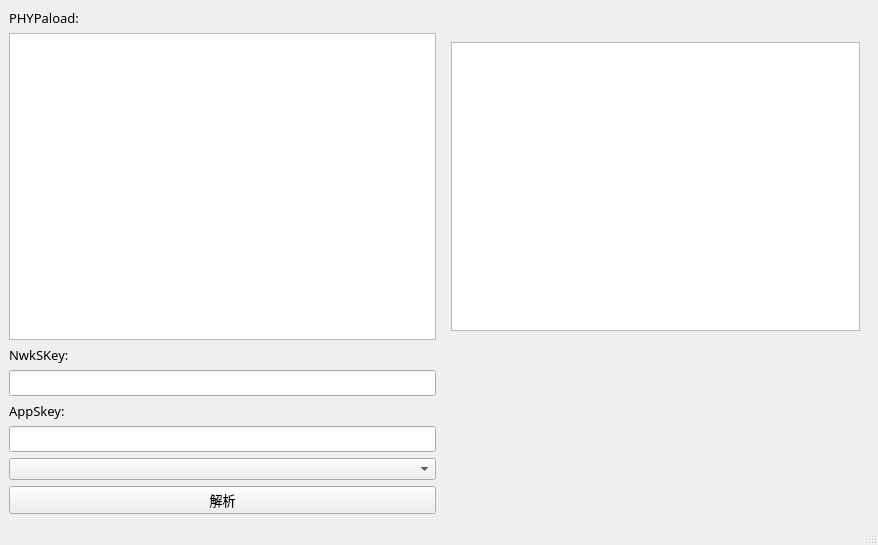
<?xml version="1.0" encoding="UTF-8"?>
<ui version="4.0">
 <class>MainWindow</class>
 <widget class="QMainWindow" name="MainWindow">
  <property name="geometry">
   <rect>
    <x>0</x>
    <y>0</y>
    <width>878</width>
    <height>545</height>
   </rect>
  </property>
  <property name="windowTitle">
   <string>LoRaWAN报文解析器V1.0.1</string>
  </property>
  <widget class="QWidget" name="centralwidget">
   <layout class="QGridLayout" name="gridLayout_2">
    <item row="0" column="0">
     <layout class="QGridLayout" name="gridLayout">
      <item row="3" column="0">
       <widget class="QLineEdit" name="txt_nwkskey">
        <property name="font">
         <font>
          <family>微软雅黑</family>
          <pointsize>10</pointsize>
         </font>
        </property>
       </widget>
      </item>
      <item row="1" column="1">
       <widget class="QScrollArea" name="scrollArea">
        <property name="frameShape">
         <enum>QFrame::NoFrame</enum>
        </property>
        <property name="widgetResizable">
         <bool>true</bool>
        </property>
        <widget class="QWidget" name="scrollAreaWidgetContents_2">
         <property name="geometry">
          <rect>
           <x>0</x>
           <y>0</y>
           <width>426</width>
           <height>307</height>
          </rect>
         </property>
         <layout class="QGridLayout" name="gridLayout_5">
          <item row="0" column="0">
           <widget class="QPlainTextEdit" name="plainTextEdit_2">
            <property name="font">
             <font>
              <family>微软雅黑</family>
              <pointsize>10</pointsize>
             </font>
            </property>
           </widget>
          </item>
         </layout>
        </widget>
       </widget>
      </item>
      <item row="4" column="0">
       <widget class="QLabel" name="label_4">
        <property name="font">
         <font>
          <family>微软雅黑</family>
          <pointsize>10</pointsize>
         </font>
        </property>
        <property name="text">
         <string>AppSkey:</string>
        </property>
       </widget>
      </item>
      <item row="2" column="0">
       <widget class="QLabel" name="label_3">
        <property name="font">
         <font>
          <family>微软雅黑</family>
          <pointsize>10</pointsize>
         </font>
        </property>
        <property name="text">
         <string>NwkSKey:</string>
        </property>
       </widget>
      </item>
      <item row="0" column="0">
       <widget class="QLabel" name="label_2">
        <property name="font">
         <font>
          <family>微软雅黑</family>
          <pointsize>10</pointsize>
         </font>
        </property>
        <property name="text">
         <string>PHYPaload:</string>
        </property>
        <property name="textFormat">
         <enum>Qt::AutoText</enum>
        </property>
       </widget>
      </item>
      <item row="1" column="0">
       <widget class="QPlainTextEdit" name="plainTextEdit">
        <property name="font">
         <font>
          <family>微软雅黑</family>
          <pointsize>10</pointsize>
         </font>
        </property>
       </widget>
      </item>
      <item row="5" column="0">
       <widget class="QLineEdit" name="txt_appskey">
        <property name="font">
         <font>
          <family>微软雅黑</family>
          <pointsize>10</pointsize>
         </font>
        </property>
       </widget>
      </item>
      <item row="6" column="0">
       <widget class="QComboBox" name="comboBox"/>
      </item>
      <item row="7" column="0">
       <widget class="QPushButton" name="btn_parse">
        <property name="font">
         <font>
          <family>微软雅黑</family>
          <pointsize>10</pointsize>
         </font>
        </property>
        <property name="text">
         <string>解析</string>
        </property>
       </widget>
      </item>
     </layout>
    </item>
   </layout>
  </widget>
  <widget class="QStatusBar" name="statusbar"/>
 </widget>
 <resources/>
 <connections/>
</ui>
